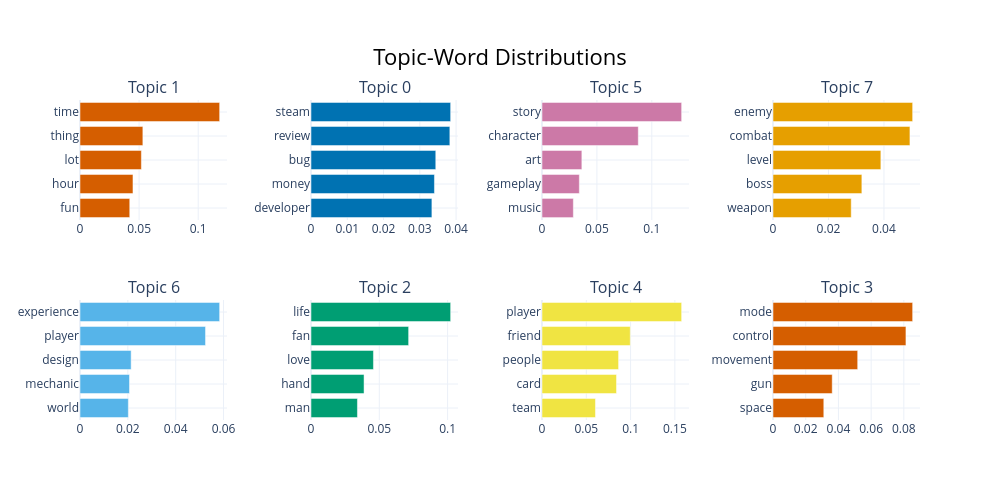

Here is the notebook cell this chart was saved with:
### Code cell
fig = model.visualize_topic(top_n=10)
fig.show()

### Figure 1 — Plotly figure (JSON) as saved in the notebook; plotly's stock layout.template omitted (floating-point values rounded to 4 significant figures)
{"data": [{"marker": {"color": "#D55E00"}, "orientation": "h", "type": "bar", "x": [0.04209, 0.04481, 0.05193, 0.05318, 0.1181], "xaxis": "x", "y": ["fun", "hour", "lot", "thing", "time"], "yaxis": "y"}, {"marker": {"color": "#0072B2"}, "orientation": "h", "type": "bar", "x": [0.03333, 0.03404, 0.03441, 0.03828, 0.03851], "xaxis": "x2", "y": ["developer", "money", "bug", "review", "steam"], "yaxis": "y2"}, {"marker": {"color": "#CC79A7"}, "orientation": "h", "type": "bar", "x": [0.02855, 0.03401, 0.0363, 0.08769, 0.1272], "xaxis": "x3", "y": ["music", "gameplay", "art", "character", "story"], "yaxis": "y3"}, {"marker": {"color": "#E69F00"}, "orientation": "h", "type": "bar", "x": [0.0282, 0.03204, 0.03889, 0.04936, 0.05035], "xaxis": "x4", "y": ["weapon", "boss", "level", "combat", "enemy"], "yaxis": "y4"}, {"marker": {"color": "#56B4E9"}, "orientation": "h", "type": "bar", "x": [0.02021, 0.02069, 0.02138, 0.05248, 0.05838], "xaxis": "x5", "y": ["world", "mechanic", "design", "player", "experience"], "yaxis": "y5"}, {"marker": {"color": "#009E73"}, "orientation": "h", "type": "bar", "x": [0.03399, 0.03883, 0.04571, 0.07146, 0.1022], "xaxis": "x6", "y": ["man", "hand", "love", "fan", "life"], "yaxis": "y6"}, {"marker": {"color": "#F0E442"}, "orientation": "h", "type": "bar", "x": [0.06036, 0.08414, 0.08647, 0.09967, 0.1577], "xaxis": "x7", "y": ["team", "card", "people", "friend", "player"], "yaxis": "y7"}, {"marker": {"color": "#D55E00"}, "orientation": "h", "type": "bar", "x": [0.03107, 0.03621, 0.05178, 0.08128, 0.08539], "xaxis": "x8", "y": ["space", "gun", "movement", "control", "mode"], "yaxis": "y8"}], "layout": {"annotations": [{"font": {"size": 16}, "showarrow": false, "text": "Topic 1", "x": 0.0875, "xanchor": "center", "xref": "paper", "y": 1, "yanchor": "bottom", "yref": "paper"}, {"font": {"size": 16}, "showarrow": false, "text": "Topic 0", "x": 0.3625, "xanchor": "center", "xref": "paper", "y": 1, "yanchor": "bottom", "yref": "paper"}, {"font": {"size": 16}, "showarrow": false, "text": "Topic 5", "x": 0.6375, "xanchor": "center", "xref": "paper", "y": 1, "yanchor": "bottom", "yref": "paper"}, {"font": {"size": 16}, "showarrow": false, "text": "Topic 7", "x": 0.9125, "xanchor": "center", "xref": "paper", "y": 1, "yanchor": "bottom", "yref": "paper"}, {"font": {"size": 16}, "showarrow": false, "text": "Topic 6", "x": 0.0875, "xanchor": "center", "xref": "paper", "y": 0.375, "yanchor": "bottom", "yref": "paper"}, {"font": {"size": 16}, "showarrow": false, "text": "Topic 2", "x": 0.3625, "xanchor": "center", "xref": "paper", "y": 0.375, "yanchor": "bottom", "yref": "paper"}, {"font": {"size": 16}, "showarrow": false, "text": "Topic 4", "x": 0.6375, "xanchor": "center", "xref": "paper", "y": 0.375, "yanchor": "bottom", "yref": "paper"}, {"font": {"size": 16}, "showarrow": false, "text": "Topic 3", "x": 0.9125, "xanchor": "center", "xref": "paper", "y": 0.375, "yanchor": "bottom", "yref": "paper"}], "height": 500, "hoverlabel": {"bgcolor": "white", "font": {"family": "Rockwell", "size": 16}}, "showlegend": false, "title": {"font": {"color": "Black", "size": 22}, "text": "Topic-Word Distributions", "x": 0.5, "xanchor": "center", "yanchor": "top"}, "width": 1000, "xaxis": {"anchor": "y", "domain": [0, 0.175], "showgrid": true}, "xaxis2": {"anchor": "y2", "domain": [0.275, 0.45], "showgrid": true}, "xaxis3": {"anchor": "y3", "domain": [0.55, 0.725], "showgrid": true}, "xaxis4": {"anchor": "y4", "domain": [0.825, 1], "showgrid": true}, "xaxis5": {"anchor": "y5", "domain": [0, 0.175], "showgrid": true}, "xaxis6": {"anchor": "y6", "domain": [0.275, 0.45], "showgrid": true}, "xaxis7": {"anchor": "y7", "domain": [0.55, 0.725], "showgrid": true}, "xaxis8": {"anchor": "y8", "domain": [0.825, 1], "showgrid": true}, "yaxis": {"anchor": "x", "domain": [0.625, 1], "showgrid": true}, "yaxis2": {"anchor": "x2", "domain": [0.625, 1], "showgrid": true}, "yaxis3": {"anchor": "x3", "domain": [0.625, 1], "showgrid": true}, "yaxis4": {"anchor": "x4", "domain": [0.625, 1], "showgrid": true}, "yaxis5": {"anchor": "x5", "domain": [0, 0.375], "showgrid": true}, "yaxis6": {"anchor": "x6", "domain": [0, 0.375], "showgrid": true}, "yaxis7": {"anchor": "x7", "domain": [0, 0.375], "showgrid": true}, "yaxis8": {"anchor": "x8", "domain": [0, 0.375], "showgrid": true}}}
